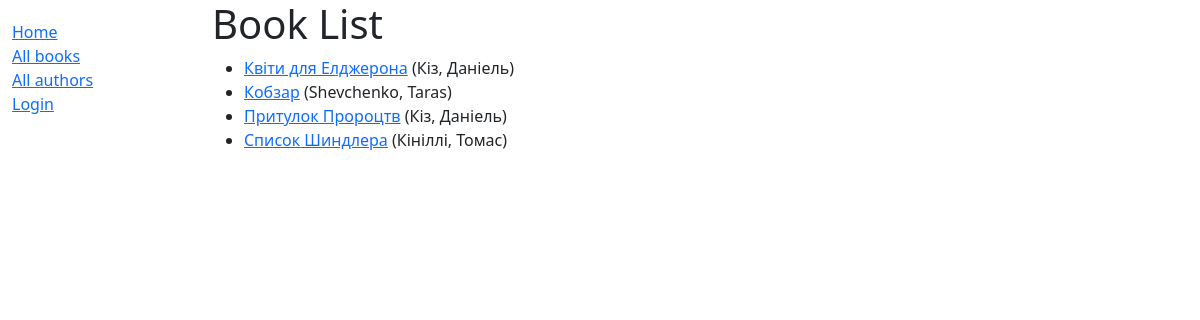
The page /books/ on the database its author committed.
### WebLib/models.py (models this page shows, shortened)
class Book(models.Model):
    title = models.CharField(max_length=30)
    summary = models.TextField(max_length=1000, help_text='Enter a information about book')
    author = models.ForeignKey('Author', on_delete=models.SET_NULL, null=True)
    isbn = models.CharField('ISBN', max_length=13, unique=True)
    genre = models.ManyToManyField(Genre, help_text='Select a genre for this book')
    language = models.ForeignKey(Language, on_delete=models.SET_NULL, null=True)
    class Meta:
        ordering = ['title', 'author']
    def display_genre(self):
        return ', '.join([genre.name for genre in self.genre.all()[:3]])
    def get_absolute_url(self):
        return reverse('book-detail', args=[str(self.id)])
    def display_genre(self):
        return ', '.join([genre.name for genre in self.genre.all()])
    display_genre.short_description = 'Genre'

class Author(models.Model):
    first_name = models.CharField(max_length=100)
    last_name = models.CharField(max_length=100)
    date_of_birth = models.DateField(null=True, blank=True)
    date_of_death = models.DateField('died', null=True, blank=True)
    def __str__(self):
        return '{0}, {1}'.format(self.last_name, self.first_name)
    class Meta:
        ordering = ['last_name', 'first_name']

### WebLib/views.py (the view)
# urls.py: path('books/', views.BookListView.as_view(), name='books'),
class BookListView(generic.ListView):
    model = Book

### WebLib/templates/WebLib/book_list.html
{% extends "base_generic.html" %}
{% block content %}
  <h1>Book List</h1>
  {% if book_list %}
  <ul>
    {% for book in object_list %}
      <li>
        <a href="{{ book.get_absolute_url }}">{{ book.title }}</a> ({{book.author}})
      </li>
    {% endfor %}
  </ul>
  {% else %}
    <p>There are no books in the library.</p>
  {% endif %}
{% endblock %} %}

### WebLib/templates/base_generic.html (shortened to what this page needs)
<!DOCTYPE html>
<html lang="en">
<head>
  <link href="https://cdn.jsdelivr.net/npm/bootstrap@5.1.3/dist/css/bootstrap.min.css" rel="stylesheet">
  {% load static %}
  <link rel="stylesheet" href="{% static 'css/styles.css' %}">
</head>
<body>
  <div class="container-fluid">
    <div class="row">
      <div class="col-sm-2">
      {% block sidebar %}
          <ul class="sidebar-nav">
              <li><a href="{% url 'index' %}">Home</a></li>
              <li><a href="{% url 'books' %}">All books</a></li>
              <li><a href="{% url 'author' %}">All authors</a></li>
              {% if user.is_authenticated %}
                 <li>User: {{ user.get_username }}</li>
                 <li><a href="{% url 'logout' %}?next={{ request.path }}">Logout</a></li>
              {% else %}
                 <li><a href="{% url 'login' %}?next={{ request.path }}">Login</a></li>
              {% endif %}
          </ul>
     {% endblock %}
      </div>
      <div class="col-sm-10 ">{% block content %}{% endblock %}</div>
    </div>
  </div>
</body>
</html>

### rows shown on the page
Book: title "Квіти для Елджерона", author "Кіз, Даніель"
Book: title "Кобзар", author "Shevchenko, Taras"
Book: title "Притулок Пророцтв", author "Кіз, Даніель"
Book: title "Список Шиндлера", author "Кініллі, Томас"
